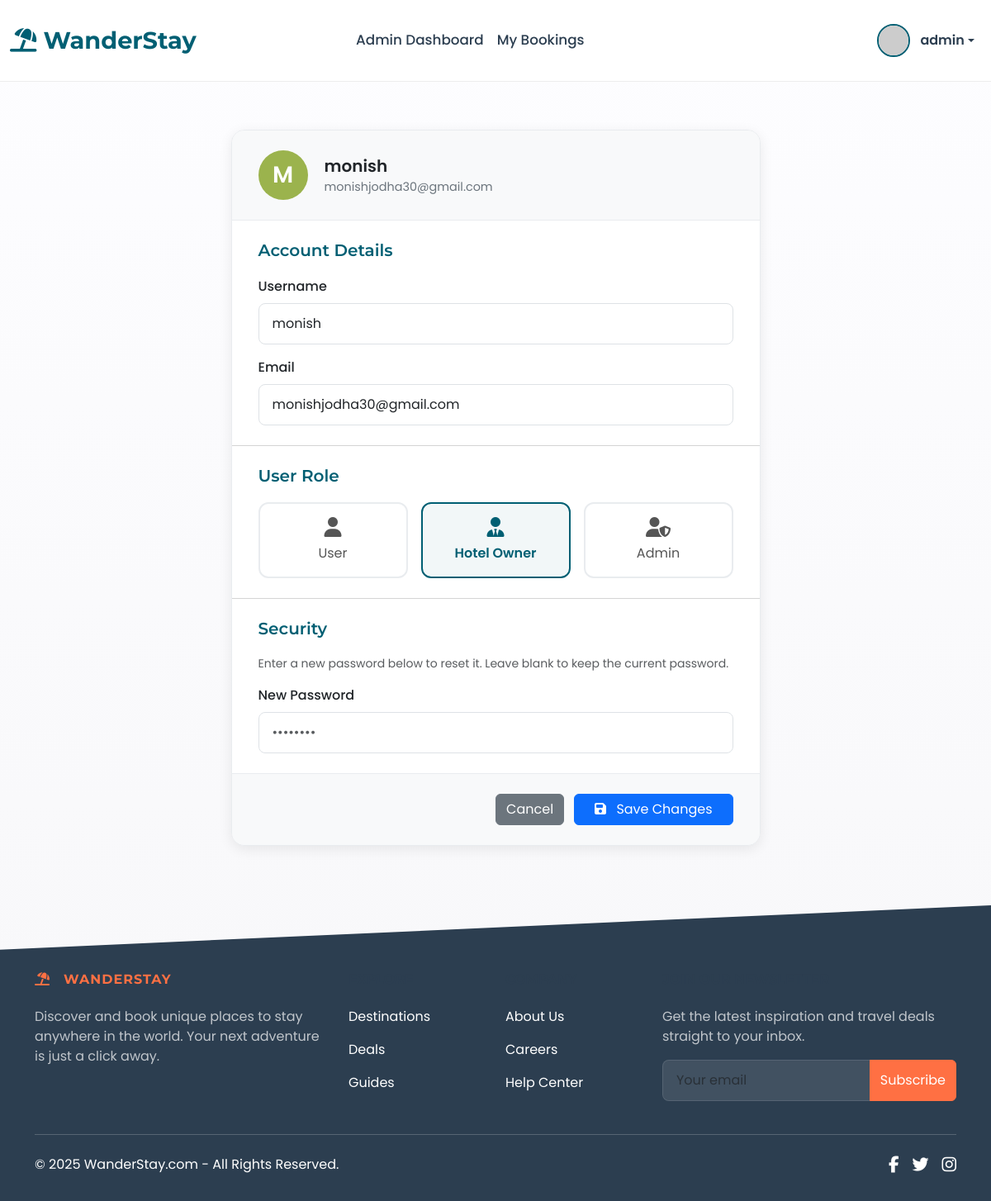
/admin/user/edit/2 (signed in), run on the app's committed database.
### app.py (models this page shows, shortened)
class User(UserMixin, db.Model):
    id = db.Column(db.Integer, primary_key=True)
    username = db.Column(db.String(80), unique=True, nullable=False)
    email = db.Column(db.String(120), unique=True, nullable=False)
    password_hash = db.Column(db.String(200), nullable=False)
    role = db.Column(db.String(20), nullable=False, default='user')
    is_active = db.Column(db.Boolean, default=True, nullable=False)
    created_at = db.Column(db.DateTime, default=datetime.utcnow)
    bookings = db.relationship('Booking', backref='booker', lazy=True, foreign_keys='Booking.user_id', cascade="all, delete-orphan")
    wishlist_items = db.relationship('Wishlist', backref='user', lazy='dynamic', cascade='all, delete-orphan')
    audit_logs = db.relationship('AuditLog', backref='actor', lazy=True, foreign_keys='AuditLog.user_id')
    hotels = db.relationship('Hotel', back_populates='owner', lazy=True, cascade="all, delete-orphan", foreign_keys='Hotel.owner_id')

### app.py (the view, shortened to what this page needs)
@app.route('/admin/user/edit/<int:user_id>', methods=['GET', 'POST'])
@role_required('admin')
def edit_user(user_id):
    user_to_edit = User.query.get_or_404(user_id)
    if user_to_edit.id == current_user.id:
        flash("You cannot edit your own account from this panel.", "warning")
        return redirect(url_for('manage_users'))
    return render_template('admin_edit_user.html', user=user_to_edit)

### app.py (called while the page is built)
@login_manager.user_loader
def load_user(user_id):
    user = User.query.get(int(user_id))
    if user and user.is_active:
        return user
    return None

def role_required(role_name):
    def decorator(f):
        @wraps(f)
        @login_required
        def decorated_function(*args, **kwargs):
            roles = role_name if isinstance(role_name, list) else [role_name]
            if current_user.role not in roles:
                flash(f"Access Denied: You need one of the following roles: {', '.join(roles)}.", "danger")
                return redirect(url_for('index'))
            return f(*args, **kwargs)
        return decorated_function
    return decorator

@app.context_processor
def utility_processor():
    def is_hotel_in_wishlist(hotel_id):
        if current_user.is_authenticated:
            return Wishlist.query.filter_by(user_id=current_user.id, hotel_id=hotel_id).first() is not None
        return False
    return dict(is_hotel_in_wishlist=is_hotel_in_wishlist)

### templates/admin_edit_user.html (shortened to what this page needs)
{% extends "base.html" %}
{% block content %}
<div class="row justify-content-center my-5">
    <div class="col-md-9 col-lg-7">
        <form method="POST" action="{{ url_for('edit_user', user_id=user.id) }}">
            <div class="edit-user-card">
                <div class="user-identity-header">
                    <div class="user-avatar" style="background-color: hsl({{ user.id * 37 % 360 }}, 40%, 50%);">
                        <span>{{ user.username[0]|upper }}</span>
                    </div>
                    <div>
                        <div class="user-name">{{ user.username }}</div>
                        <div class="user-email">{{ user.email }}</div>
                    </div>
                </div>
                <div class="form-section">
                    <h5 class="form-section-title">Account Details</h5>
                    <div class="mb-3">
                        <label for="username" class="form-label">Username</label>
                        <input type="text" class="form-control" id="username" name="username" value="{{ user.username }}" required>
                    </div>
                    <div>
                        <label for="email" class="form-label">Email</label>
                        <input type="email" class="form-control" id="email" name="email" value="{{ user.email }}" required>
                    </div>
                </div>
                <hr class="m-0">
                <div class="form-section">
                    <h5 class="form-section-title">User Role</h5>
                    <div class="role-selector">
                        <div class="role-option">
                            <label for="role_user"><i class="fas fa-user role-icon"></i>User</label>
                        </div>
                        <div class="role-option">
                            <label for="role_owner"><i class="fas fa-user-tie role-icon"></i>Hotel Owner</label>
                        </div>
                        <div class="role-option">
                            <label for="role_admin"><i class="fas fa-user-shield role-icon"></i>Admin</label>
                        </div>
                    </div>
                </div>
                <hr class="m-0">
                <div class="form-section">
                    <h5 class="form-section-title">Security</h5>
                    <p class="text-muted small mb-3">Enter a new password below to reset it. Leave blank to keep the current password.</p>
                    <div>
                        <label for="new_password" class="form-label">New Password</label>
                        <input type="password" class="form-control" id="new_password" name="new_password" placeholder="••••••••">
                    </div>
                </div>
                <div class="form-actions">
                    <a href="{{ url_for('manage_users') }}" class="btn btn-secondary">Cancel</a>
                    <button type="submit" class="btn btn-primary px-4"><i class="fas fa-save me-2"></i> Save Changes</button>
                </div>
            </div>
        </form>
    </div>
</div>
{% endblock %}

### templates/base.html (shortened to what this page needs)
<!DOCTYPE html>
<html lang="en">
<head>
    <link href="https://cdn.jsdelivr.net/npm/bootstrap@5.3.2/dist/css/bootstrap.min.css" rel="stylesheet">
    <link rel="stylesheet" href="https://cdnjs.cloudflare.com/ajax/libs/font-awesome/6.4.2/css/all.min.css" />
    <link rel="stylesheet" href="https://unpkg.com/leaflet@1.9.4/dist/leaflet.css"/>
</head>
<body class="d-flex flex-column min-vh-100">
    <nav class="navbar navbar-expand-lg fixed-top py-3" style="background-color: rgba(255, 255, 255, 0.85); backdrop-filter: blur(12px); -webkit-backdrop-filter: blur(12px); border-bottom: 1px solid rgba(0, 0, 0, 0.07);">
        <div class="container-fluid">
            <a class="navbar-brand" href="{{ url_for('index') }}" style="font-weight: 700; color: var(--primary-color); font-size: 1.8rem; text-decoration: none;">
                <i class="fas fa-umbrella-beach"></i> WanderStay
            </a>
            <div class="collapse navbar-collapse" id="navbarNav">
                <ul class="navbar-nav mx-auto mb-2 mb-lg-0" style="font-size: 1.05rem;">
                    {% include 'partials/_nav_links.html' %}
                </ul>
                <ul class="navbar-nav ms-auto mb-2 mb-lg-0 align-items-center">
                    {% if current_user.is_authenticated %}
                        <li class="nav-item dropdown">
                            <a class="nav-link dropdown-toggle d-flex align-items-center" href="#" id="navbarUserDropdown" role="button" data-bs-toggle="dropdown" aria-expanded="false" style="color: var(--text-color-dark);">
                                <img src="https://i.pravatar.cc/40?u={{ current_user.id }}" alt="User" style="width: 40px; height: 40px; border-radius: 50%; margin-right: 12px; border: 2px solid var(--primary-color);">
                                <span style="font-weight: 600;">{{ current_user.username }}</span>
                            </a>
                        </li>
                    {% endif %}
                </ul>
            </div>
        </div>
    </nav>
    <main class="flex-grow-1">
        {% block content_container %}
        <div class="container py-4">
            {% block content %}{% endblock %}
        </div>
        {% endblock %}
    </main>
    <footer class="mt-auto text-white" style="background-color: var(--text-color-dark); padding: 5rem 0 2rem 0; clip-path: polygon(0 15%, 100% 0, 100% 100%, 0% 100%);">
        <div class="container text-center text-md-start">
            <div class="row gy-4">
                <div class="col-lg-4 col-md-6">
                    <h6 class="text-uppercase fw-bold mb-4" style="font-family: 'Montserrat', sans-serif; color: var(--accent-color); letter-spacing: 1px;">
                        <i class="fas fa-umbrella-beach me-3"></i>WanderStay
                    </h6>
                    <p style="color: rgba(255,255,255,0.7);">
                        Discover and book unique places to stay anywhere in the world. Your next adventure is just a click away.
                    </p>
                </div>
                <div class="col-lg-2 col-md-6">
                    <h6 class="text-uppercase fw-bold mb-4">Explore</h6>
                    <p><a href="#!" class="text-reset" style="text-decoration: none; transition: color 0.2s ease;">Destinations</a></p>
                    <p><a href="#!" class="text-reset" style="text-decoration: none; transition: color 0.2s ease;">Deals</a></p>
                    <p><a href="#!" class="text-reset" style="text-decoration: none; transition: color 0.2s ease;">Guides</a></p>
                </div>
                <div class="col-lg-2 col-md-6">
                    <h6 class="text-uppercase fw-bold mb-4">Company</h6>
                    <p><a href="#!" class="text-reset" style="text-decoration: none; transition: color 0.2s ease;">About Us</a></p>
                    <p><a href="#!" class="text-reset" style="text-decoration: none; transition: color 0.2s ease;">Careers</a></p>
                    <p><a href="#!" class="text-reset" style="text-decoration: none; transition: color 0.2s ease;">Help Center</a></p>
                </div>
                <div class="col-lg-4 col-md-6">
                    <h6 class="text-uppercase fw-bold mb-4">Join Our Newsletter</h6>
                    <p style="color: rgba(255,255,255,0.7);">Get the latest inspiration and travel deals straight to your inbox.</p>
                    <div class="input-group mb-3">
                        <input type="text" class="form-control" placeholder="Your email" style="background-color: rgba(255,255,255,0.1); border: 1px solid rgba(255,255,255,0.2); color: white;">
                        <button class="btn" type="button" style="background-color: var(--accent-color); color: white; border-color: var(--accent-color);">Subscribe</button>
                    </div>
                </div>
            </div>
            <div class="d-flex justify-content-between align-items-center pt-4 mt-4" style="border-top: 1px solid rgba(255,255,255,0.2);">
                <p class="mb-0">© <span id="currentYear"></span> WanderStay.com - All Rights Reserved.</p>
                <div class="d-flex">
                    <a href="" class="me-3 text-reset"><i class="fab fa-facebook-f fa-lg"></i></a>
                    <a href="" class="me-3 text-reset"><i class="fab fa-twitter fa-lg"></i></a>
                    <a href="" class="text-reset"><i class="fab fa-instagram fa-lg"></i></a>
                </div>
            </div>
        </div>
    </footer>
</body>
</html>

### templates/base.html (style rules this page uses)
:root { --primary-color: #00796B; --accent-color: #FF7043; --text-color-dark: #2c3e50; --text-color-light: #555; --background-light: #fdfdff; --background-soft: #f8f9fa; }
body { padding-top: 85px; font-family: 'Open Sans', sans-serif; background: linear-gradient(180deg, var(--background-light) 0%, #f7f7f9 100%); color: var(--text-color-light); }
h1, h2, h3, h4, h5, h6, .navbar-brand { font-family: 'Montserrat', sans-serif; color: var(--text-color-dark); }
.navbar .nav-link { font-weight: 500; color: var(--text-color-dark); transition: color 0.3s ease; position: relative; padding: 0.8rem 1rem; }

### templates/admin_edit_user.html (style rules this page uses)
:root { --primary-color: #005f73; --success-color: #2a9d8f; --bg-body: #f4f7f9; --bg-card: #ffffff; --text-dark: #212529; --text-light: #6c757d; --border-color: #e9ecef; --shadow-md: 0 4px 16px rgba(0,0,0,0.08); }
body { background-color: var(--bg-body); font-family: 'Poppins', sans-serif; }
.edit-user-card { background-color: var(--bg-card); border: 1px solid var(--border-color); border-radius: 16px; box-shadow: var(--shadow-md); overflow: hidden; }
.user-identity-header { display: flex; align-items: center; gap: 1.25rem; padding: 1.5rem 2rem; background-color: #f8f9fa; border-bottom: 1px solid var(--border-color); }
.user-avatar { width: 60px; height: 60px; border-radius: 50%; display: flex; align-items: center; justify-content: center; font-weight: 600; font-size: 1.75rem; color: white; flex-shrink: 0; }
.user-name { font-weight: 600; font-size: 1.25rem; color: var(--text-dark); }
.user-email { font-size: 0.9rem; color: var(--text-light); }
.form-section { padding: 1.5rem 2rem; }
.form-section-title { font-weight: 600; color: var(--primary-color); margin-bottom: 1.25rem; }
.form-label { font-weight: 500; color: var(--text-dark); margin-bottom: 0.5rem; }
.form-control, .form-select { border-radius: 8px; padding: 0.75rem 1rem; }
.role-selector { display: grid; grid-template-columns: repeat(auto-fit, minmax(150px, 1fr)); gap: 1rem; }
.role-option label { display: block; padding: 1rem; border: 2px solid var(--border-color); border-radius: 12px; text-align: center; cursor: pointer; transition: all 0.2s ease-in-out; }
.role-option input[type="radio"]:checked + label { border-color: var(--primary-color); background-color: rgba(0, 95, 115, 0.05); font-weight: 600; color: var(--primary-color); }
.role-option label .role-icon { font-size: 1.5rem; display: block; margin-bottom: 0.5rem; }
.form-actions { padding: 1.5rem 2rem; background-color: #f8f9fa; border-top: 1px solid var(--border-color); display: flex; justify-content: flex-end; gap: 0.75rem; }

### data on the page
User: username "admin"
User: username "M", username "monish", email "monishjodha30@gmail.com"
